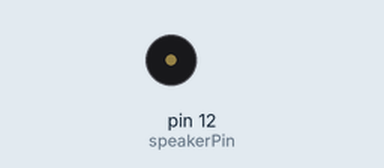
Recording of a sketch running on a simulated Arduino Uno, built with avr-gcc and run on an emulated ATmega328P. Parts: buzzer (waves = sounding). What the sketch prints to the serial monitor is not drawn.

Above: at 0.6 s.
Timing chart, 0 to 3.0 s (numbered marks = the images above):
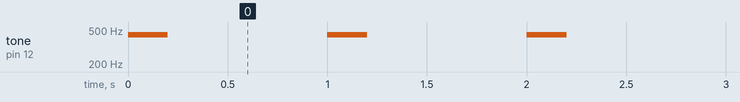

Measured:
- by itself, tone on pin 12 (speakerPin): alternates 440 Hz for 0.20 s and silent for 0.80 s

The sketch:

01_basicTone.ino
```cpp
// generate a simple tone


// speaker variables -- // https://www.arduino.cc/reference/en/language/functions/advanced-io/tone/
int speakerPin = 12;


void setup() {
  // put your setup code here, to run once:
  Serial.begin(9600);
  Serial.println(__FILE__);
}

void loop() {
  // put your main code here, to run repeatedly:
  tone(speakerPin, 440, 200); //pin, tone, duration

  delay(1000);

}
```
